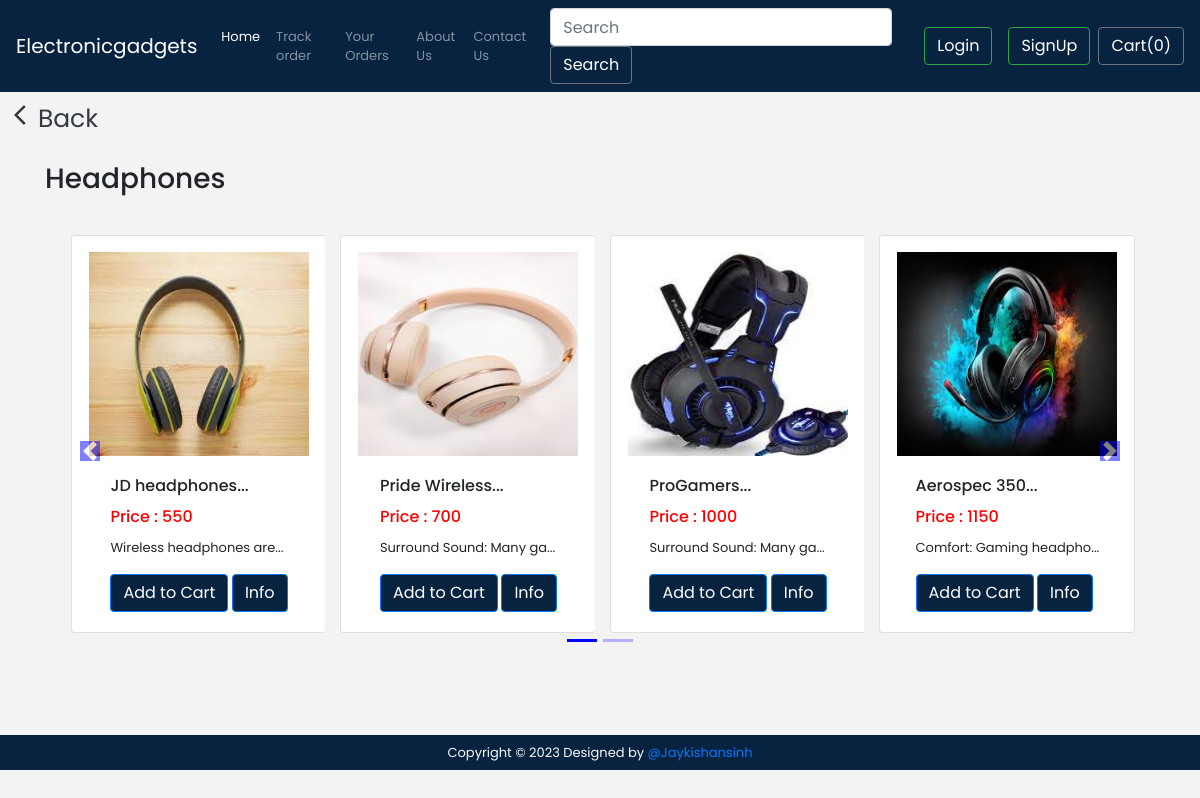
The page /store/search/?search=Headphones on the database its author committed.
### store/models.py (models this page shows, shortened)
class Product(models.Model):
    product_id = models.AutoField
    product_name = models.CharField(max_length=50)
    category = models.CharField(max_length=50, default="")
    subcategory = models.CharField(max_length=50, default="")
    price = models.IntegerField(default=0)
    desc = models.CharField(max_length=2000)
    pub_date = models.DateField()
    image = models.ImageField(upload_to="store/images", default="")

### store/views.py (the view)
# urls.py: path('search/', views.search, name="Search"),
def search(request):
    query = request.GET.get('search')
    allProds = []
    catprods = Product.objects.values('category', 'id')
    cats = {item['category'] for item in catprods}
    for cat in cats:
        prodtemp = Product.objects.filter(category=cat)
        prod = [item for item in prodtemp if searchMatch(query, item)]
        n = len(prod)
        nSlides = n // 4 + ceil((n / 4) - (n // 4))
        if len(prod) != 0:
            allProds.append([prod, range(1, nSlides), nSlides])
    jaykishan = {'allProds': allProds, "msg": ""}
    if len(allProds) == 0 or len(query) < 3:
        jaykishan = {'msg': "No item available. Please make sure to enter relevant search query"}
    return render(request, 'store/search.html', jaykishan)

### store/views.py (called while the page is built)
def searchMatch(query, item):
    if query in item.desc.lower() or query in item.product_name.lower() or query in item.category.lower() or query in item.desc or query in item.product_name or query in item.category or query in item.desc.upper() or query in item.product_name.upper() or query in item.category.upper():
        return True
    else:
        return False

### store/templates/store/search.html (shortened to what this page needs)
{% extends 'store/basic.html' %}
  {% block body %}
  {% load static %}
<div class="mt-2">&nbsp;&nbsp;&nbsp;
    <a href="/store" class="active text-dark"  style="font-size:25px;">
        <i class="material-icons">&#xe5e0;</i><span>Back</span>
    </a>
</div>
<div class="container" id="cont" style="background-color:#F3F3F3">
    {% for product, range, nSlides in allProds %}
    <h3 class="my-4">{{product.0.category}}</h3>
    <div class="row" >
        <div id="demo{{forloop.counter}}" class="col carousel slide my-3" data-interval="false">
            <ul class="carousel-indicators">
                <li data-target="#demo{{forloop.counter}}" data-slide-to="0" class="active"></li>
                {% for i in range %}
                <li data-target="#demo{{forloop.parentloop.counter}}" data-slide-to="{{i}}"></li>
                {% endfor %}
            </ul>
            <div class="container carousel-inner no-padding justify-content-center" >
                <div class="carousel-item active" >
                    {% for i in product %}
                    <div class="col-xs-3 col-sm-3 col-md-3" style="background-color:#F3F3F3">
                        <div class="card align-items-center" style="width: 16rem;background-color:#FFFFFF">
                            <img src='/media/{{i.image}}' class="card-img-top pt-3" alt="...">
                            <div class="card-body" style="background-color:#FFFFFF">
                                <h6 class="card-title" id="namepr{{i.id}}">{{i.product_name|slice:"0:20"}}...</h6>
                                 <h6 class="card-title" style="color: #ff0000" >Price : <span id="pricepr{{i.id}}">{{i.price}}</span></h6>
                                <p class="card-text">{{i.desc|slice:"0:23"}}...</p>
                                <span id="divpr{{i.id}}" class="divpr">
                                    <button id="pr{{i.id}}" class="btn btn-primary cart">Add to Cart</button>
                                </span>
                                <a href="/store/productView/{{i.id}}"> <button id="qv{{i.id}}" class="btn btn-primary cart">Info</button> </a>
                            </div>
                        </div>
                    </div>
                    {% if forloop.counter|divisibleby:4 and forloop.counter > 0 and not forloop.last %}
                </div>
                    {% endif %}
                    {% endfor %}
            </div>
        </div>
        <a class="carousel-control-prev" href="#demo{{forloop.counter}}" data-slide="prev">
            <span class="carousel-control-prev-icon"></span>
        </a>
        <a class="carousel-control-next" href="#demo{{forloop.counter}}" data-slide="next">
            <span class="carousel-control-next-icon"></span>
        </a>
    </div>
    {% endfor %}
</div>
{% endblock %}

### rows shown on the page
Product: category "Headphones", image (picture), product_name "JD headphones", price "550", desc "Wireless headphones are"
Product: image (picture), product_name "Pride Wireless", price "700", desc "Surround Sound: Many ga"
Product: image (picture), product_name "ProGamers", price "1000", desc "Surround Sound: Many ga"
Product: image (picture), product_name "Aerospec 350", price "1150", desc "Comfort: Gaming headpho"
